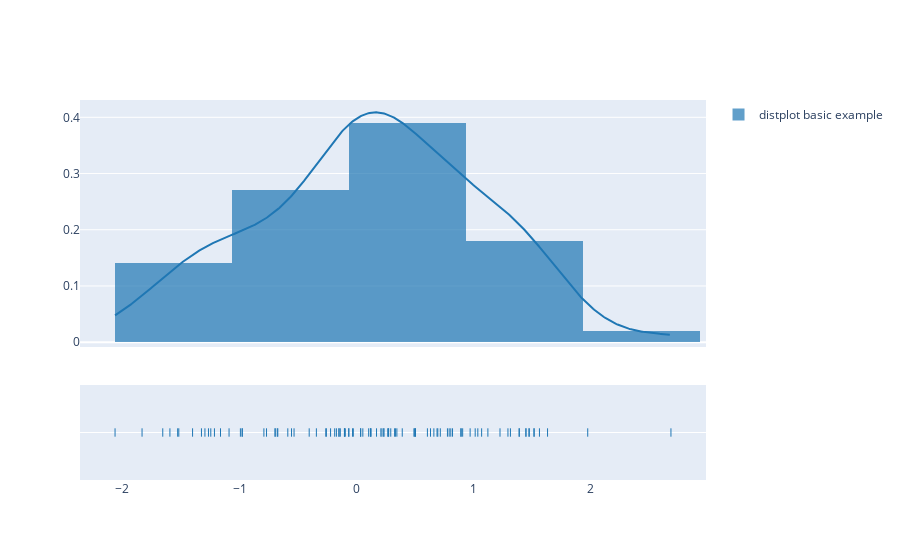

Notebook source saved alongside this figure:
### Code cell
# Q5. What is Distplot? Using Plotly express, plot a distplot.

# Distplots
# The distplot figure factory displays a combination of 
# statistical representations of numerical data, such as 
# histogram, kernel density estimation or normal curve, and
# rug plot.


from plotly.figure_factory import create_distplot
import numpy as np

# np.random.seed(1)
x=np.random.randn(100)
hist_data =[x]
group_labels = ['distplot basic example']
fig = create_distplot(hist_data, group_labels)
fig.show()

### Figure 1 — Plotly figure (JSON) as saved in the notebook; plotly's stock layout.template omitted (floating-point values rounded to 4 significant figures; data arrays with more than 128 entries replaced by an {"elided": "..."} marker saying what was removed)
{"data": [{"histnorm": "probability density", "legendgroup": "distplot basic example", "marker": {"color": "rgb(31, 119, 180)"}, "name": "distplot basic example", "opacity": 0.7, "type": "histogram", "x": [0.6602, 1.314, 0.8195, -0.2582, -0.2223, 0.2665, 0.2328, -1.325, -0.06612, 0.7762, 2.685, 1.293, -1.265, 1.515, -1.519, 0.7909, 0.39, 0.2739, 1.389, 0.6872, 1.562, -2.063, -1.401, -0.5876, 0.05331, 0.605, -0.9764, 0.2169, 1.068, 1.225, 1.975, 1.036, -0.1724, 1.472, 0.8049, 0.5009, 1.447, -0.1032, -0.02806, -1.833, 0.1702, -0.1518, -0.5342, -1.214, -0.06723, 0.8939, -0.9926, 0.1225, 0.3442, -0.03455, 0.4963, -0.978, -0.09646, -1.595, -0.3436, 0.9699, -0.7918, 0.3318, 0.03471, -1.296, 0.103, 0.03474, 0.2326, -0.2631, -0.6779, -0.6965, -0.1391, 0.3248, -0.6955, 0.271, -1.09, 0.1214, 0.118, 1.446, 0.7152, 0.6314, 0.5033, -0.1493, 1.631, -0.5559, -1.656, 1.517, 0.8901, -0.6732, -1.528, 1.013, 0.6937, -0.7695, 1.389, -0.405, 1.122, 0.9061, -0.1871, 0.4899, -1.162, 0.2074, 0.2919, 1.475, -1.246, -0.104], "xaxis": "x", "xbins": {"end": 2.685, "size": 1, "start": -2.063}, "yaxis": "y"}, {"legendgroup": "distplot basic example", "marker": {"color": "rgb(31, 119, 180)"}, "mode": "lines", "name": "distplot basic example", "showlegend": false, "type": "scatter", "x": {"elided": "500 float values"}, "xaxis": "x", "y": {"elided": "500 float values"}, "yaxis": "y"}, {"legendgroup": "distplot basic example", "marker": {"color": "rgb(31, 119, 180)", "symbol": "line-ns-open"}, "mode": "markers", "name": "distplot basic example", "showlegend": false, "type": "scatter", "x": [0.6602, 1.314, 0.8195, -0.2582, -0.2223, 0.2665, 0.2328, -1.325, -0.06612, 0.7762, 2.685, 1.293, -1.265, 1.515, -1.519, 0.7909, 0.39, 0.2739, 1.389, 0.6872, 1.562, -2.063, -1.401, -0.5876, 0.05331, 0.605, -0.9764, 0.2169, 1.068, 1.225, 1.975, 1.036, -0.1724, 1.472, 0.8049, 0.5009, 1.447, -0.1032, -0.02806, -1.833, 0.1702, -0.1518, -0.5342, -1.214, -0.06723, 0.8939, -0.9926, 0.1225, 0.3442, -0.03455, 0.4963, -0.978, -0.09646, -1.595, -0.3436, 0.9699, -0.7918, 0.3318, 0.03471, -1.296, 0.103, 0.03474, 0.2326, -0.2631, -0.6779, -0.6965, -0.1391, 0.3248, -0.6955, 0.271, -1.09, 0.1214, 0.118, 1.446, 0.7152, 0.6314, 0.5033, -0.1493, 1.631, -0.5559, -1.656, 1.517, 0.8901, -0.6732, -1.528, 1.013, 0.6937, -0.7695, 1.389, -0.405, 1.122, 0.9061, -0.1871, 0.4899, -1.162, 0.2074, 0.2919, 1.475, -1.246, -0.104], "xaxis": "x", "y": ["distplot basic example", "distplot basic example", "distplot basic example", "distplot basic example", "distplot basic example", "distplot basic example", "distplot basic example", "distplot basic example", "distplot basic example", "distplot basic example", "distplot basic example", "distplot basic example", "distplot basic example", "distplot basic example", "distplot basic example", "distplot basic example", "distplot basic example", "distplot basic example", "distplot basic example", "distplot basic example", "distplot basic example", "distplot basic example", "distplot basic example", "distplot basic example", "distplot basic example", "distplot basic example", "distplot basic example", "distplot basic example", "distplot basic example", "distplot basic example", "distplot basic example", "distplot basic example", "distplot basic example", "distplot basic example", "distplot basic example", "distplot basic example", "distplot basic example", "distplot basic example", "distplot basic example", "distplot basic example", "distplot basic example", "distplot basic example", "distplot basic example", "distplot basic example", "distplot basic example", "distplot basic example", "distplot basic example", "distplot basic example", "distplot basic example", "distplot basic example", "distplot basic example", "distplot basic example", "distplot basic example", "distplot basic example", "distplot basic example", "distplot basic example", "distplot basic example", "distplot basic example", "distplot basic example", "distplot basic example", "distplot basic example", "distplot basic example", "distplot basic example", "distplot basic example", "distplot basic example", "distplot basic example", "distplot basic example", "distplot basic example", "distplot basic example", "distplot basic example", "distplot basic example", "distplot basic example", "distplot basic example", "distplot basic example", "distplot basic example", "distplot basic example", "distplot basic example", "distplot basic example", "distplot basic example", "distplot basic example", "distplot basic example", "distplot basic example", "distplot basic example", "distplot basic example", "distplot basic example", "distplot basic example", "distplot basic example", "distplot basic example", "distplot basic example", "distplot basic example", "distplot basic example", "distplot basic example", "distplot basic example", "distplot basic example", "distplot basic example", "distplot basic example", "distplot basic example", "distplot basic example", "distplot basic example", "distplot basic example"], "yaxis": "y2"}], "layout": {"autosize": true, "barmode": "overlay", "hovermode": "closest", "legend": {"traceorder": "reversed"}, "xaxis": {"anchor": "y2", "autorange": true, "domain": [0, 1], "range": [-2.465, 3.087], "type": "linear", "zeroline": false}, "yaxis": {"anchor": "free", "autorange": true, "domain": [0.35, 1], "position": 0, "range": [-0.008627, 0.4308], "type": "linear"}, "yaxis2": {"anchor": "x", "autorange": true, "domain": [0, 0.25], "dtick": 1, "range": [-1, 1], "showticklabels": false, "type": "category"}}}
